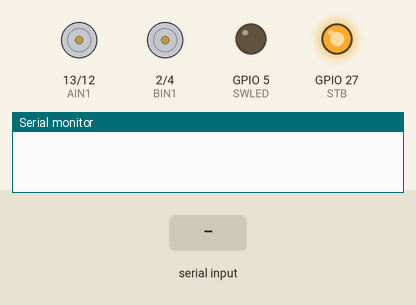
A sketch run on a simulated ESP32. On the bench: motor-driver pin pairs drawn as motors (green arrow = first pin HIGH = forward, orange = second pin HIGH = backward, longer = more drive, scaled by the enable pin), output pins drawn as LEDs (lit = HIGH), the last lines printed to the serial monitor. The inputs (shaded band) are chosen by the test bench. Nothing arrives over Bluetooth unless stated.

Above: at 1.2 s.
1.3 s: "F" received over the second serial link
At 1.8 s:
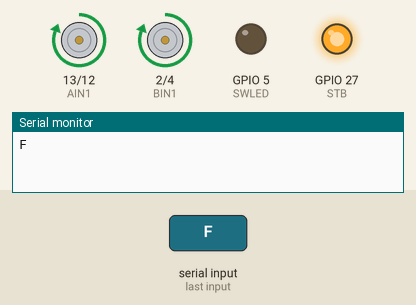
2.8 s: "B" received over the second serial link
At 4.0 s:
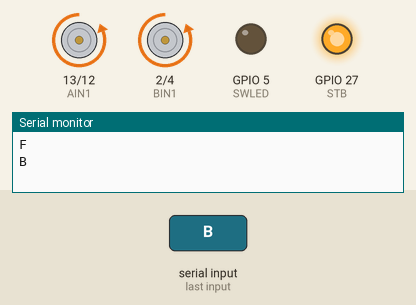
4.3 s: "L" received over the second serial link
At 5.3 s:
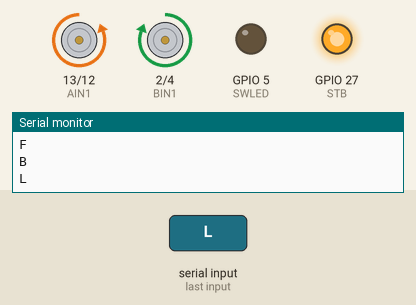
Timing chart, 0 to 7.3 s (numbered marks = the images above; inputs shaded):
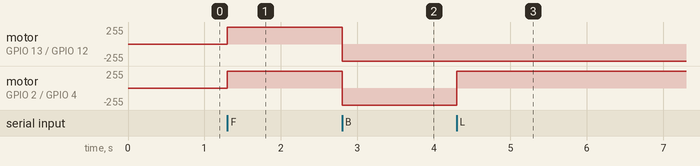

The sketch:

Prototype_2_BT_Car.ino
```cpp
#include "BluetoothSerial.h"

BluetoothSerial SerialBT;

// Motor A (Left)
#define PWMA 14
#define AIN1 13
#define AIN2 12

// Motor B (Right)
#define PWMB 15
#define BIN1 2
#define BIN2 4

#define STB  27

// #define SWLED 16
#define SWLED 5
// PWM settings
#define PWM_FREQ 1000
#define PWM_RES 8 // 8-bit resolution (0-255)

// Motor speed (adjustable)
#define FULL_SPEED 255
#define HALF_SPEED 200
#define STOP_SPEED 0

int speed = FULL_SPEED;

void setup() {
    Serial.begin(115200);
    Serial2.begin(9600);
    SerialBT.begin("ESP32_RC_CAR"); // Bluetooth device name

    pinMode(AIN1, OUTPUT);
    pinMode(AIN2, OUTPUT);
    pinMode(BIN1, OUTPUT);
    pinMode(BIN2, OUTPUT);
    pinMode(STB, OUTPUT);
    pinMode(SWLED, OUTPUT);

    // Attach PWM channels
    ledcAttach(PWMA, PWM_FREQ, PWM_RES);
    ledcAttach(PWMB, PWM_FREQ, PWM_RES);

    stopMotors();

    digitalWrite(STB, HIGH);
}

void loop() {
  if(SerialBT.connected()) {
    digitalWrite(SWLED, LOW);
  } else {
    digitalWrite(SWLED, HIGH);
  }
  if (SerialBT.available()) {
      char command = SerialBT.read();
      Serial.println(command);
      processCommand(command);
  }
  if (Serial2.available()) {
      Serial.write(Serial2.read());
  }
}

void processCommand(char command) {
    switch (command) {
        case 'F': moveForward (speed);      break;
        case 'B': moveBackward(speed);      break;
        case 'L': turnLeft    (speed);      break;
        case 'R': turnRight   (speed);      break;
        case 'S': stopMotors  ();           break;
        case '0': speed = FULL_SPEED * 0.1; break;
        case '1': speed = FULL_SPEED * 0.2; break;
        case '2': speed = FULL_SPEED * 0.3; break;
        case '3': speed = FULL_SPEED * 0.4; break;
        case '4': speed = FULL_SPEED * 0.5; break;
        case '5': speed = FULL_SPEED * 0.6; break;
        case '6': speed = FULL_SPEED * 0.7; break;
        case '7': speed = FULL_SPEED * 0.8; break;
        case '8': speed = FULL_SPEED * 0.9; break;
        case '9': speed = FULL_SPEED * 1.0; break;

        default: stopMotors();
    }
}

void moveForward(int speed) {
    digitalWrite(AIN1, HIGH);
    digitalWrite(AIN2, LOW);
    ledcWrite(PWMA, speed);

    digitalWrite(BIN1, HIGH);
    digitalWrite(BIN2, LOW);
    ledcWrite(PWMB, speed);
}

void moveBackward(int speed) {
    digitalWrite(AIN1, LOW);
    digitalWrite(AIN2, HIGH);
    ledcWrite(PWMA, speed);

    digitalWrite(BIN1, LOW);
    digitalWrite(BIN2, HIGH);
    ledcWrite(PWMB, speed);
}

void turnLeft(int speed) {
    digitalWrite(AIN1, LOW);
    digitalWrite(AIN2, HIGH);
    ledcWrite(PWMA, speed);

    digitalWrite(BIN1, HIGH);
    digitalWrite(BIN2, LOW);
    ledcWrite(PWMB, speed);
}

void turnRight(int speed) {
    digitalWrite(AIN1, HIGH);
    digitalWrite(AIN2, LOW);
    ledcWrite(PWMA, speed);

    digitalWrite(BIN1, LOW);
    digitalWrite(BIN2, HIGH);
    ledcWrite(PWMB, speed);
}

void stopMotors() {
    digitalWrite(AIN1, LOW);
    digitalWrite(AIN2, LOW);
    ledcWrite(PWMA, STOP_SPEED);

    digitalWrite(BIN1, LOW);
    digitalWrite(BIN2, LOW);
    ledcWrite(PWMB, STOP_SPEED);
}
```

Measured:
- after the input at 1.3 s, motor on GPIO 13 (AIN1) / GPIO 12 (AIN2), motor on GPIO 2 (BIN1) / GPIO 4 (BIN2): stopped → forward 255/255 at once
- after the input at 2.8 s, motor on GPIO 13 (AIN1) / GPIO 12 (AIN2), motor on GPIO 2 (BIN1) / GPIO 4 (BIN2): forward 255/255 → backward 255/255 at once
- after the input at 4.3 s, motor on GPIO 2 (BIN1) / GPIO 4 (BIN2): backward 255/255 → forward 255/255 at once
